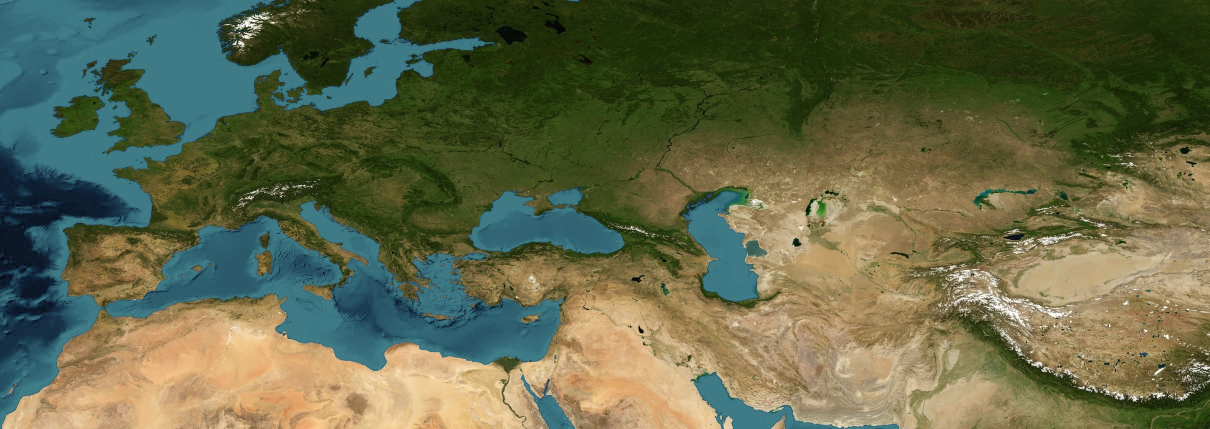
#> input picture kazakhstan/tex/kzeu.jpg, 2420 x 858 px, given in place of NE2_HR_LC_SR_W.tif, which was not available (shown at 1/2 size)
$ python prep_map.py
#> lines starting #> are read from the running program, lines starting #| are printed output that depends on the picture
"""Prepare map assets (run once; needs data/ with Natural Earth files, see README in build.sh):
 map_hi.jpg  - Natural Earth II, Miller projection, lon -20..150, lat -55..85, 26 px/deg, satellite-style grade
 world.jpg   - same raster, equirectangular 2048x1024 (texture for the globe scene)
 shapes.json - country outlines in lon/lat. Kazakhstan = Natural Earth 'Kazakhstan' UNION 'Baikonur'
               (Natural Earth keeps the leased Baikonur area as a separate unit, which leaves a hole; we fill it)."""
import json, math, numpy as np
from PIL import Image
from shapely.geometry import shape, mapping
from shapely.ops import unary_union
Image.MAX_IMAGE_PIXELS = None
D = 'data/'
src = np.asarray(Image.open(D + 'NE2_HR_LC_SR_W.tif').convert('RGB'))
#> src is the input picture: shape (858, 2420, 3); mean R, G, B 98.2, 103.1, 72.7
H0, W0 = src.shape[:2]; ppd = W0 / 360
#> after `H0, W0 = src.shape[:2]`: H0 = 858; W0 = 2420
#> after `ppd = W0 / 360`: ppd = 6.72
my = lambda lat: 1.25 * math.log(math.tan(math.pi / 4 + 0.4 * lat * math.pi / 180)) * 180 / math.pi

def grade(out):
    r, g, b = out[..., 0], out[..., 1], out[..., 2]
    ocean = np.clip((b - r - .08) / .12, 0, 1)[..., None]
    lum = out.mean(-1, keepdims=True)
    land = (np.clip(lum + (out - lum) * 1.15, 0, 1) ** 2.2) * np.array([.95, .98, .82])
    deep = np.array([.06, .24, .32]); shallow = np.array([.20, .50, .55])
    sea = deep + (shallow - deep) * np.clip((lum - .45) / .35, 0, 1) ** 1.5
    return np.clip(land * (1 - ocean) + sea * ocean, 0, 1)

LON0, LON1, LAT0, LAT1, S = -20, 150, -55, 85, 26
Y0, Y1 = my(LAT0), my(LAT1)
w, h = int((LON1 - LON0) * S), int((Y1 - Y0) * S)
xs = ((LON0 + (np.arange(w) + .5) / S + 180) % 360 * ppd).astype(int).clip(0, W0 - 1)
#> xs = 4420 values from 1075 to 2218
yv = Y1 - (np.arange(h) + .5) / S
lat = (np.arctan(np.exp(yv * math.pi / 180 / 1.25)) - math.pi / 4) / 0.4 * 180 / math.pi
ys = ((90 - lat) * ppd).astype(int).clip(0, H0 - 1)
#> ys = 4645 values from 33 to 857
out = grade(src[ys][:, xs].astype(np.float32) / 255)
#> in grade, `r, g, b = out[..., 0], out[..., 1], out[..., 2]`:
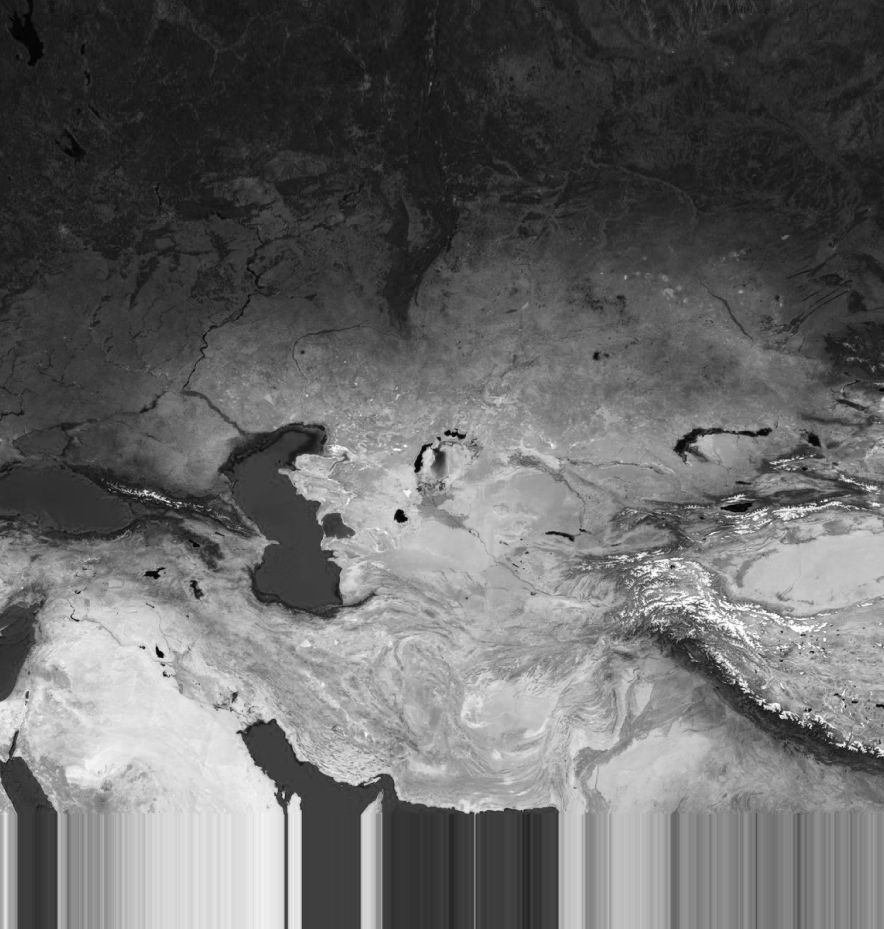
#> r: shape (4645, 4420) float32 (shown at 1/5 size); min 0, max 1, mean 0.404
#> in grade, `r, g, b = out[..., 0], out[..., 1], out[..., 2]`:
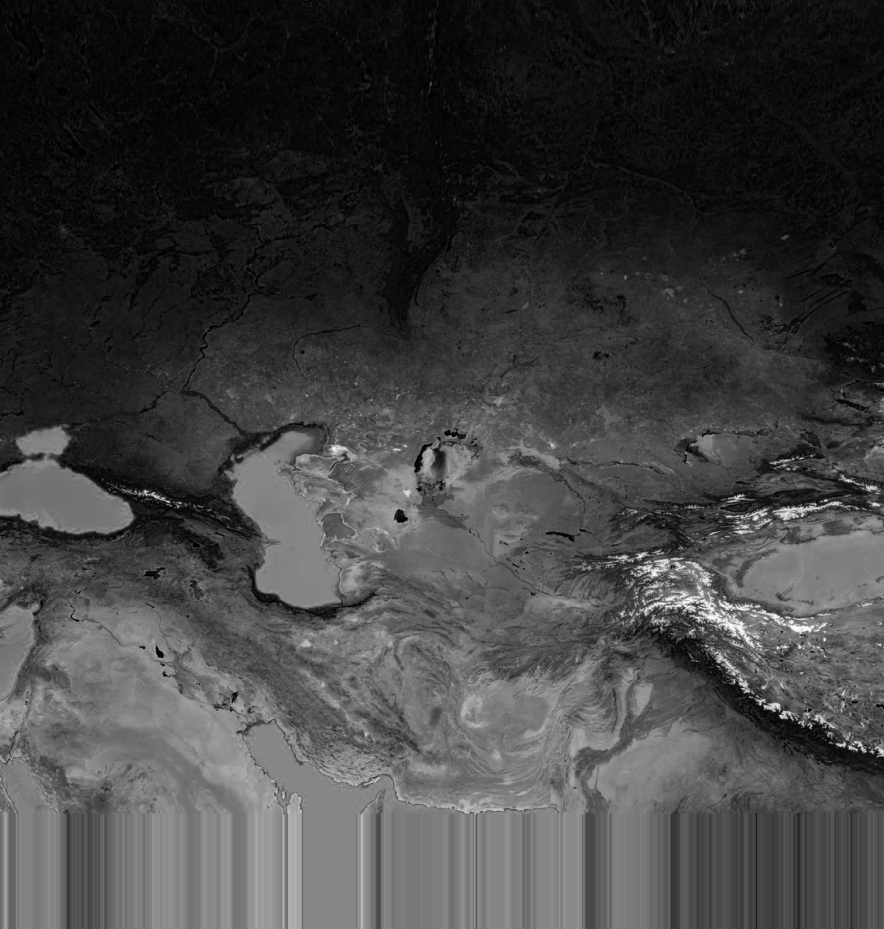
#> b: shape (4645, 4420) float32 (shown at 1/5 size); min 0, max 1, mean 0.256
#> in grade, `ocean = np.clip((b - r - .08) / .12, 0, 1)[..., None]`:
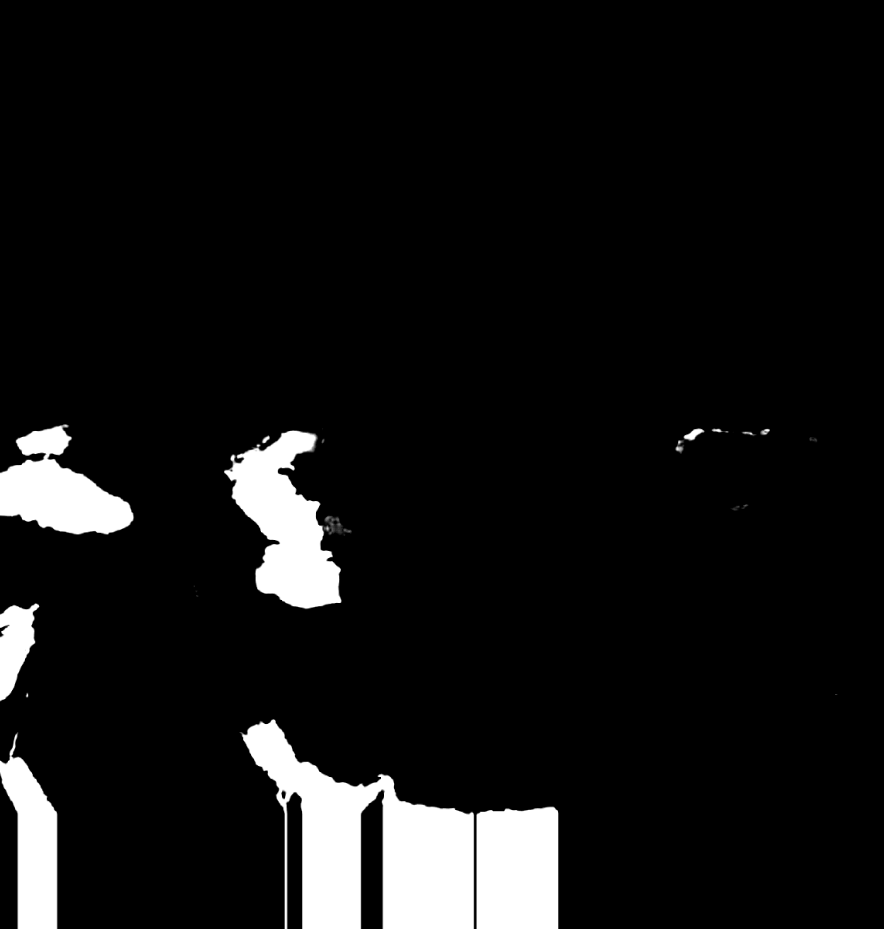
#> ocean: shape (4645, 4420, 1) float32 (shown at 1/5 size); min 0, max 1, mean 0.0751
#> in grade, `lum = out.mean(-1, keepdims=True)`:
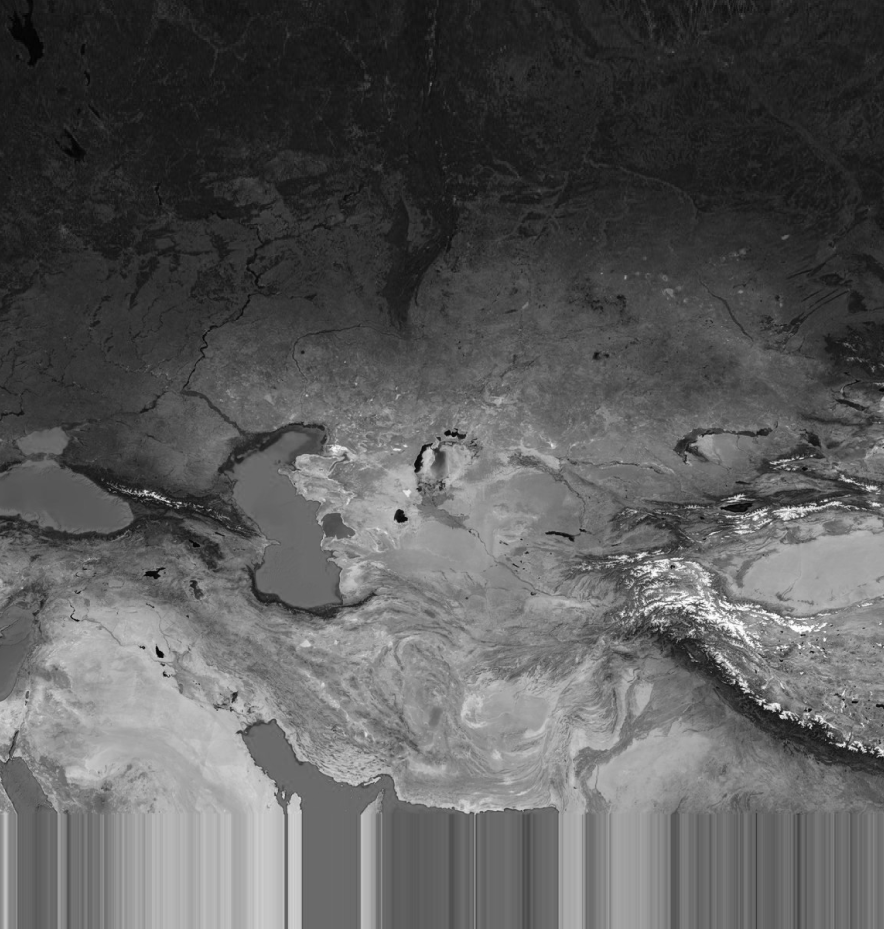
#> lum: shape (4645, 4420, 1) float32 (shown at 1/5 size); min 0.00131, max 0.999, mean 0.354
#> in grade, `land = (np.clip(lum + (out - lum) * 1.15, 0, 1) ** 2.2) * np.array([.9..`:
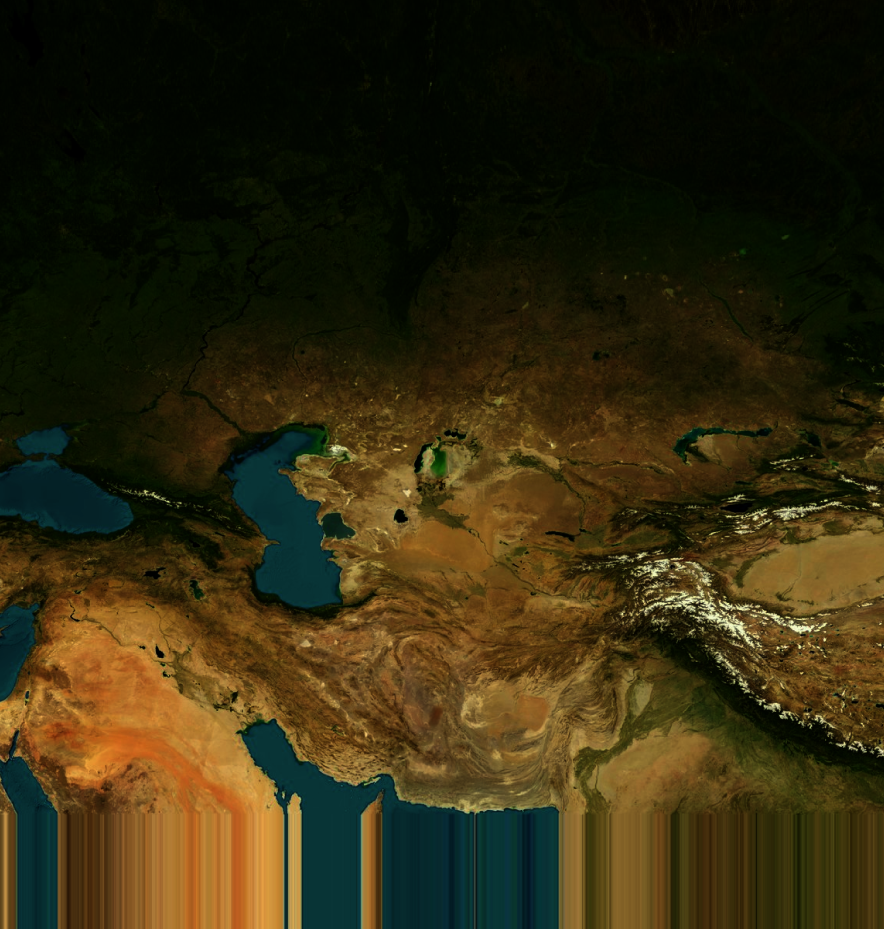
#> land: shape (4645, 4420, 3) float64 (shown at 1/5 size); mean of channels 0, 1, 2 0.203, 0.171, 0.0657; drawn as R, G, B
#> (the run stopped early here; a loop or call above may not have finished)
